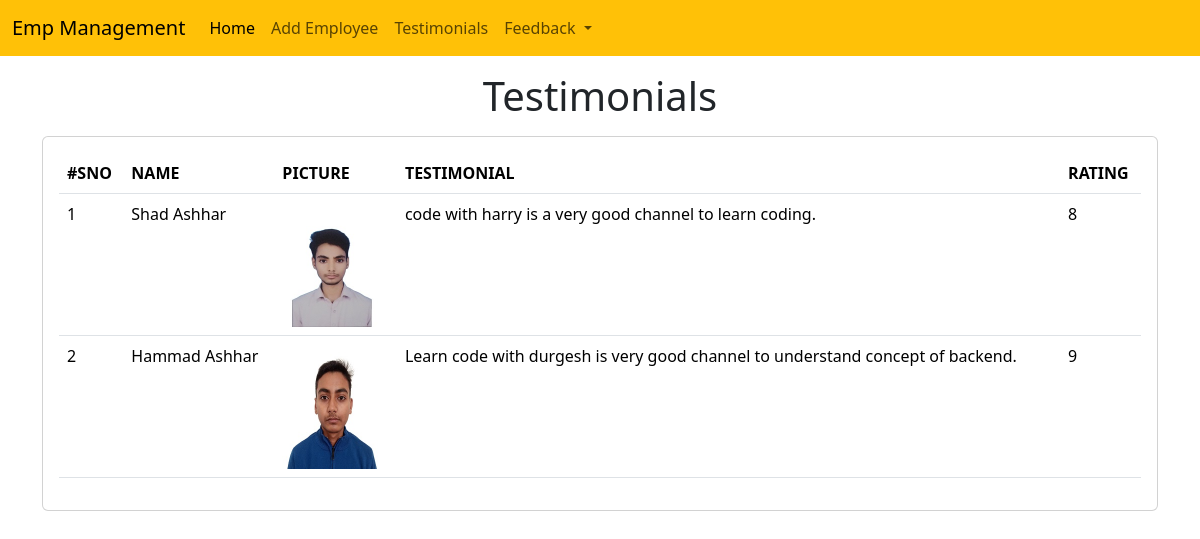
Page /emp/testimonials/ on the committed database.
### emp/models.py (models this page shows, shortened)
class Testimonial(models.Model):
    name=models.CharField(max_length=50)
    testimonial=models.TextField()
    picture=models.ImageField( upload_to="testimonials/")
    rating=models.PositiveIntegerField(validators=[MaxValueValidator(10)])

### emp/views.py (the view)
# urls.py: path("testimonials/",testimonial),
def testimonial(request):
    testi=Testimonial.objects.all()
    return render(request,"emp/testimonials.html",{'testi':testi})

### templates/emp/testimonials.html (shortened to what this page needs)
<!doctype html>
<html lang="en">
  <head>
    <link href="https://cdn.jsdelivr.net/npm/bootstrap@5.3.1/dist/css/bootstrap.min.css" rel="stylesheet">
  </head>
  <body>
    {% include 'emp/navbar.html' %}
    <h1 class="text-center my-3">Testimonials</h1>
    <div class="container">
      <div class="row">
        <div class="col-md-12">
          <div class="card">
            <div class="card-body">
              <table class="table">
                <thead>
                  <tr>
                    <th scope="col">#SNO</th>
                    <th scope="col">NAME</th>
                    <th scope="col">PICTURE</th>
                    <th scope="col">TESTIMONIAL</th>
                    <th scope="col">RATING</th>
                  </tr>
                </thead>
                <tbody>
                    {% for t in testi %}
                    <tr>
                        <td>
                            {{forloop.counter}}
                        </td>
                        <td>
                            {{t.name}}
                        </td>
                        <td>
                            <img style="max-width:100px;" src="/media/{{t.picture}}" alt="">
                        </td>
                        <td>
                            {{t.testimonial}}
                        </td>
                        <td>
                            {{t.rating}}
                        </td>
                    </tr>
                    {% endfor %}
                </tbody>
              </table>
            </div>
          </div>
        </div>
      </div>
    </div>
  </body>
</html>

### templates/emp/navbar.html (shortened to what this page needs)
<nav class="navbar navbar-expand-lg bg-warning">
    <div class="container-fluid">
      <a class="navbar-brand" style="cursor:default;">Emp Management</a>
      <div class="collapse navbar-collapse" id="navbarSupportedContent">
        <ul class="navbar-nav me-auto mb-2 mb-lg-0">
          <li class="nav-item">
            <a class="nav-link active" aria-current="page" href="/emp/home/">Home</a>
          </li>
          <li class="nav-item">
            <a class="nav-link" href="/emp/add-emp/">Add Employee</a>
          </li>
          <li class="nav-item">
            <a class="nav-link" href="/emp/testimonials/">Testimonials</a>
          </li>
          <li class="nav-item dropdown">
            <a class="nav-link dropdown-toggle"  role="button" data-bs-toggle="dropdown" aria-expanded="false">
              Feedback
            </a>
          </li>
        </ul>
      </div>
    </div>
  </nav>

### rows in the picture
Testimonial: name "Shad Ashhar", picture (picture), testimonial "code with harry is a very good channel to learn coding.", rating "8"
Testimonial: name "Hammad Ashhar", picture (picture), testimonial "Learn code with durgesh is very good channel to understand concept of backend.", rating "9"
